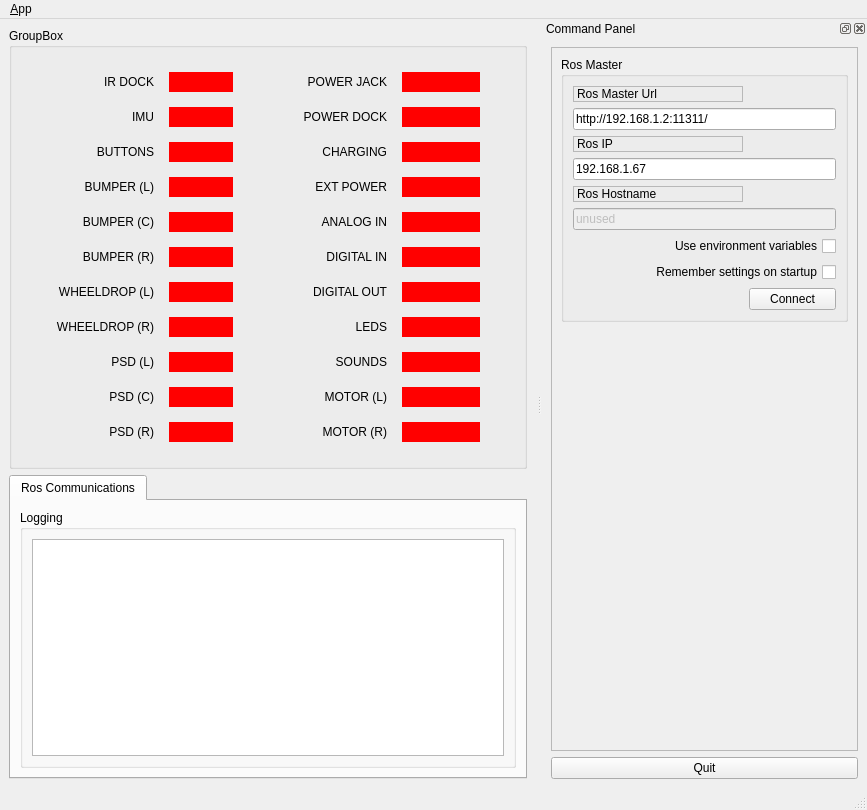
<?xml version="1.0" encoding="UTF-8"?>
<ui version="4.0">
 <class>MainWindowDesign</class>
 <widget class="QMainWindow" name="MainWindowDesign">
  <property name="geometry">
   <rect>
    <x>0</x>
    <y>0</y>
    <width>867</width>
    <height>810</height>
   </rect>
  </property>
  <property name="windowTitle">
   <string>QRosApp</string>
  </property>
  <property name="windowIcon">
   <iconset>
    <normaloff>:/images/icon.png</normaloff>:/images/icon.png</iconset>
  </property>
  <property name="locale">
   <locale language="English" country="Australia"/>
  </property>
  <widget class="QWidget" name="centralwidget">
   <layout class="QVBoxLayout" name="verticalLayout_4">
    <item>
     <widget class="QGroupBox" name="groupBox_2">
      <property name="title">
       <string>GroupBox</string>
      </property>
      <layout class="QGridLayout" name="gridLayout_2">
       <item row="0" column="0">
        <layout class="QHBoxLayout" name="horizontalLayout_3">
         <property name="spacing">
          <number>70</number>
         </property>
         <property name="leftMargin">
          <number>35</number>
         </property>
         <property name="topMargin">
          <number>15</number>
         </property>
         <property name="rightMargin">
          <number>35</number>
         </property>
         <property name="bottomMargin">
          <number>15</number>
         </property>
         <item>
          <layout class="QHBoxLayout" name="horizontalLayout_2">
           <property name="spacing">
            <number>15</number>
           </property>
           <item>
            <layout class="QVBoxLayout" name="verticalLayout_1">
             <item>
              <widget class="QLabel" name="label_4">
               <property name="text">
                <string>IR DOCK</string>
               </property>
               <property name="alignment">
                <set>Qt::AlignRight|Qt::AlignTrailing|Qt::AlignVCenter</set>
               </property>
              </widget>
             </item>
             <item>
              <widget class="QLabel" name="label_6">
               <property name="text">
                <string>IMU</string>
               </property>
               <property name="alignment">
                <set>Qt::AlignRight|Qt::AlignTrailing|Qt::AlignVCenter</set>
               </property>
              </widget>
             </item>
             <item>
              <widget class="QLabel" name="label_7">
               <property name="text">
                <string>BUTTONS</string>
               </property>
               <property name="alignment">
                <set>Qt::AlignRight|Qt::AlignTrailing|Qt::AlignVCenter</set>
               </property>
              </widget>
             </item>
             <item>
              <widget class="QLabel" name="label_9">
               <property name="text">
                <string>BUMPER (L)</string>
               </property>
               <property name="alignment">
                <set>Qt::AlignRight|Qt::AlignTrailing|Qt::AlignVCenter</set>
               </property>
              </widget>
             </item>
             <item>
              <widget class="QLabel" name="label_8">
               <property name="text">
                <string>BUMPER (C)</string>
               </property>
               <property name="alignment">
                <set>Qt::AlignRight|Qt::AlignTrailing|Qt::AlignVCenter</set>
               </property>
              </widget>
             </item>
             <item>
              <widget class="QLabel" name="label_10">
               <property name="text">
                <string>BUMPER (R)</string>
               </property>
               <property name="alignment">
                <set>Qt::AlignRight|Qt::AlignTrailing|Qt::AlignVCenter</set>
               </property>
              </widget>
             </item>
             <item>
              <widget class="QLabel" name="label_12">
               <property name="text">
                <string>WHEELDROP (L)</string>
               </property>
               <property name="alignment">
                <set>Qt::AlignRight|Qt::AlignTrailing|Qt::AlignVCenter</set>
               </property>
              </widget>
             </item>
             <item>
              <widget class="QLabel" name="label_14">
               <property name="text">
                <string>WHEELDROP (R)</string>
               </property>
               <property name="alignment">
                <set>Qt::AlignRight|Qt::AlignTrailing|Qt::AlignVCenter</set>
               </property>
              </widget>
             </item>
             <item>
              <widget class="QLabel" name="label_11">
               <property name="text">
                <string>PSD (L)</string>
               </property>
               <property name="alignment">
                <set>Qt::AlignRight|Qt::AlignTrailing|Qt::AlignVCenter</set>
               </property>
              </widget>
             </item>
             <item>
              <widget class="QLabel" name="label_13">
               <property name="text">
                <string>PSD (C)</string>
               </property>
               <property name="alignment">
                <set>Qt::AlignRight|Qt::AlignTrailing|Qt::AlignVCenter</set>
               </property>
              </widget>
             </item>
             <item>
              <widget class="QLabel" name="label_5">
               <property name="text">
                <string>PSD (R)</string>
               </property>
               <property name="alignment">
                <set>Qt::AlignRight|Qt::AlignTrailing|Qt::AlignVCenter</set>
               </property>
              </widget>
             </item>
            </layout>
           </item>
           <item>
            <layout class="QVBoxLayout" name="verticalLayout_5">
             <item>
              <widget class="QWidget" name="ir_dock_widget" native="true">
               <property name="minimumSize">
                <size>
                 <width>50</width>
                 <height>20</height>
                </size>
               </property>
               <property name="styleSheet">
                <string notr="true">background-color: rgb(255, 0, 0);</string>
               </property>
              </widget>
             </item>
             <item>
              <widget class="QWidget" name="imu_dev_widget" native="true">
               <property name="minimumSize">
                <size>
                 <width>50</width>
                 <height>20</height>
                </size>
               </property>
               <property name="styleSheet">
                <string notr="true">background-color: rgb(255, 0, 0);</string>
               </property>
              </widget>
             </item>
             <item>
              <widget class="QWidget" name="buttons_widget" native="true">
               <property name="minimumSize">
                <size>
                 <width>50</width>
                 <height>20</height>
                </size>
               </property>
               <property name="styleSheet">
                <string notr="true">background-color: rgb(255, 0, 0);</string>
               </property>
              </widget>
             </item>
             <item>
              <widget class="QWidget" name="bumper_l_widget" native="true">
               <property name="minimumSize">
                <size>
                 <width>50</width>
                 <height>20</height>
                </size>
               </property>
               <property name="styleSheet">
                <string notr="true">background-color: rgb(255, 0, 0);</string>
               </property>
              </widget>
             </item>
             <item>
              <widget class="QWidget" name="bumper_c_widget" native="true">
               <property name="minimumSize">
                <size>
                 <width>50</width>
                 <height>20</height>
                </size>
               </property>
               <property name="styleSheet">
                <string notr="true">background-color: rgb(255, 0, 0);</string>
               </property>
              </widget>
             </item>
             <item>
              <widget class="QWidget" name="bumper_r_widget" native="true">
               <property name="minimumSize">
                <size>
                 <width>50</width>
                 <height>20</height>
                </size>
               </property>
               <property name="styleSheet">
                <string notr="true">background-color: rgb(255, 0, 0);</string>
               </property>
              </widget>
             </item>
             <item>
              <widget class="QWidget" name="w_drop_l_widget" native="true">
               <property name="minimumSize">
                <size>
                 <width>50</width>
                 <height>20</height>
                </size>
               </property>
               <property name="styleSheet">
                <string notr="true">background-color: rgb(255, 0, 0);</string>
               </property>
              </widget>
             </item>
             <item>
              <widget class="QWidget" name="w_drop_r_widget" native="true">
               <property name="minimumSize">
                <size>
                 <width>50</width>
                 <height>20</height>
                </size>
               </property>
               <property name="autoFillBackground">
                <bool>false</bool>
               </property>
               <property name="styleSheet">
                <string notr="true">background-color: rgb(255, 0, 0);</string>
               </property>
              </widget>
             </item>
             <item>
              <widget class="QWidget" name="cliff_l_widget" native="true">
               <property name="minimumSize">
                <size>
                 <width>50</width>
                 <height>20</height>
                </size>
               </property>
               <property name="styleSheet">
                <string notr="true">background-color: rgb(255, 0, 0);</string>
               </property>
              </widget>
             </item>
             <item>
              <widget class="QWidget" name="cliff_c_widget" native="true">
               <property name="minimumSize">
                <size>
                 <width>50</width>
                 <height>20</height>
                </size>
               </property>
               <property name="styleSheet">
                <string notr="true">background-color: rgb(255, 0, 0);</string>
               </property>
              </widget>
             </item>
             <item>
              <widget class="QWidget" name="cliff_r_widget" native="true">
               <property name="minimumSize">
                <size>
                 <width>50</width>
                 <height>20</height>
                </size>
               </property>
               <property name="styleSheet">
                <string notr="true">background-color: rgb(255, 0, 0);</string>
               </property>
              </widget>
             </item>
            </layout>
           </item>
          </layout>
         </item>
         <item>
          <layout class="QHBoxLayout" name="horizontalLayout">
           <property name="spacing">
            <number>15</number>
           </property>
           <item>
            <layout class="QVBoxLayout" name="verticalLayout_6">
             <item>
              <widget class="QLabel" name="label_15">
               <property name="text">
                <string>POWER JACK</string>
               </property>
               <property name="alignment">
                <set>Qt::AlignRight|Qt::AlignTrailing|Qt::AlignVCenter</set>
               </property>
               <property name="margin">
                <number>0</number>
               </property>
              </widget>
             </item>
             <item>
              <widget class="QLabel" name="label_16">
               <property name="text">
                <string>POWER DOCK</string>
               </property>
               <property name="alignment">
                <set>Qt::AlignRight|Qt::AlignTrailing|Qt::AlignVCenter</set>
               </property>
               <property name="margin">
                <number>0</number>
               </property>
              </widget>
             </item>
             <item>
              <widget class="QLabel" name="label_17">
               <property name="text">
                <string>CHARGING</string>
               </property>
               <property name="alignment">
                <set>Qt::AlignRight|Qt::AlignTrailing|Qt::AlignVCenter</set>
               </property>
               <property name="margin">
                <number>0</number>
               </property>
              </widget>
             </item>
             <item>
              <widget class="QLabel" name="label_18">
               <property name="text">
                <string>EXT POWER</string>
               </property>
               <property name="alignment">
                <set>Qt::AlignRight|Qt::AlignTrailing|Qt::AlignVCenter</set>
               </property>
               <property name="margin">
                <number>0</number>
               </property>
              </widget>
             </item>
             <item>
              <widget class="QLabel" name="label_19">
               <property name="text">
                <string>ANALOG IN</string>
               </property>
               <property name="alignment">
                <set>Qt::AlignRight|Qt::AlignTrailing|Qt::AlignVCenter</set>
               </property>
               <property name="margin">
                <number>0</number>
               </property>
              </widget>
             </item>
             <item>
              <widget class="QLabel" name="label_20">
               <property name="text">
                <string>DIGITAL IN</string>
               </property>
               <property name="alignment">
                <set>Qt::AlignRight|Qt::AlignTrailing|Qt::AlignVCenter</set>
               </property>
               <property name="margin">
                <number>0</number>
               </property>
              </widget>
             </item>
             <item>
              <widget class="QLabel" name="label_21">
               <property name="text">
                <string>DIGITAL OUT</string>
               </property>
               <property name="alignment">
                <set>Qt::AlignRight|Qt::AlignTrailing|Qt::AlignVCenter</set>
               </property>
               <property name="margin">
                <number>0</number>
               </property>
              </widget>
             </item>
             <item>
              <widget class="QLabel" name="label_22">
               <property name="text">
                <string>LEDS</string>
               </property>
               <property name="alignment">
                <set>Qt::AlignRight|Qt::AlignTrailing|Qt::AlignVCenter</set>
               </property>
               <property name="margin">
                <number>0</number>
               </property>
              </widget>
             </item>
             <item>
              <widget class="QLabel" name="label_23">
               <property name="text">
                <string>SOUNDS</string>
               </property>
               <property name="alignment">
                <set>Qt::AlignRight|Qt::AlignTrailing|Qt::AlignVCenter</set>
               </property>
               <property name="margin">
                <number>0</number>
               </property>
              </widget>
             </item>
             <item>
              <widget class="QLabel" name="label_24">
               <property name="text">
                <string>MOTOR (L)</string>
               </property>
               <property name="alignment">
                <set>Qt::AlignRight|Qt::AlignTrailing|Qt::AlignVCenter</set>
               </property>
               <property name="margin">
                <number>0</number>
               </property>
              </widget>
             </item>
             <item>
              <widget class="QLabel" name="label_25">
               <property name="text">
                <string>MOTOR (R)</string>
               </property>
               <property name="alignment">
                <set>Qt::AlignRight|Qt::AlignTrailing|Qt::AlignVCenter</set>
               </property>
               <property name="margin">
                <number>0</number>
               </property>
              </widget>
             </item>
            </layout>
           </item>
           <item>
            <layout class="QVBoxLayout" name="verticalLayout_7">
             <item>
              <widget class="QWidget" name="pwr_jack_widget" native="true">
               <property name="minimumSize">
                <size>
                 <width>50</width>
                 <height>20</height>
                </size>
               </property>
               <property name="styleSheet">
                <string notr="true">background-color: rgb(255, 0, 0);</string>
               </property>
              </widget>
             </item>
             <item>
              <widget class="QWidget" name="pwr_dock_widget" native="true">
               <property name="minimumSize">
                <size>
                 <width>50</width>
                 <height>20</height>
                </size>
               </property>
               <property name="styleSheet">
                <string notr="true">background-color: rgb(255, 0, 0);</string>
               </property>
              </widget>
             </item>
             <item>
              <widget class="QWidget" name="charging_widget" native="true">
               <property name="minimumSize">
                <size>
                 <width>50</width>
                 <height>20</height>
                </size>
               </property>
               <property name="styleSheet">
                <string notr="true">background-color: rgb(255, 0, 0);</string>
               </property>
              </widget>
             </item>
             <item>
              <widget class="QWidget" name="ext_pwr_widget" native="true">
               <property name="minimumSize">
                <size>
                 <width>50</width>
                 <height>20</height>
                </size>
               </property>
               <property name="styleSheet">
                <string notr="true">background-color: rgb(255, 0, 0);</string>
               </property>
              </widget>
             </item>
             <item>
              <widget class="QWidget" name="a_input_widget" native="true">
               <property name="minimumSize">
                <size>
                 <width>50</width>
                 <height>20</height>
                </size>
               </property>
               <property name="styleSheet">
                <string notr="true">background-color: rgb(255, 0, 0);</string>
               </property>
              </widget>
             </item>
             <item>
              <widget class="QWidget" name="d_input_widget" native="true">
               <property name="minimumSize">
                <size>
                 <width>50</width>
                 <height>20</height>
                </size>
               </property>
               <property name="styleSheet">
                <string notr="true">background-color: rgb(255, 0, 0);</string>
               </property>
              </widget>
             </item>
             <item>
              <widget class="QWidget" name="d_output_widget" native="true">
               <property name="minimumSize">
                <size>
                 <width>50</width>
                 <height>20</height>
                </size>
               </property>
               <property name="styleSheet">
                <string notr="true">background-color: rgb(255, 0, 0);</string>
               </property>
              </widget>
             </item>
             <item>
              <widget class="QWidget" name="leds_widget" native="true">
               <property name="minimumSize">
                <size>
                 <width>50</width>
                 <height>20</height>
                </size>
               </property>
               <property name="styleSheet">
                <string notr="true">background-color: rgb(255, 0, 0);</string>
               </property>
              </widget>
             </item>
             <item>
              <widget class="QWidget" name="sounds_widget" native="true">
               <property name="minimumSize">
                <size>
                 <width>50</width>
                 <height>20</height>
                </size>
               </property>
               <property name="styleSheet">
                <string notr="true">background-color: rgb(255, 0, 0);</string>
               </property>
              </widget>
             </item>
             <item>
              <widget class="QWidget" name="motor_l_widget" native="true">
               <property name="minimumSize">
                <size>
                 <width>50</width>
                 <height>20</height>
                </size>
               </property>
               <property name="styleSheet">
                <string notr="true">background-color: rgb(255, 0, 0);</string>
               </property>
              </widget>
             </item>
             <item>
              <widget class="QWidget" name="motor_r_widget" native="true">
               <property name="minimumSize">
                <size>
                 <width>50</width>
                 <height>20</height>
                </size>
               </property>
               <property name="styleSheet">
                <string notr="true">background-color: rgb(255, 0, 0);</string>
               </property>
              </widget>
             </item>
            </layout>
           </item>
          </layout>
         </item>
        </layout>
       </item>
      </layout>
     </widget>
    </item>
    <item>
     <widget class="QTabWidget" name="tab_manager">
      <property name="minimumSize">
       <size>
        <width>100</width>
        <height>0</height>
       </size>
      </property>
      <property name="locale">
       <locale language="English" country="Australia"/>
      </property>
      <property name="currentIndex">
       <number>0</number>
      </property>
      <widget class="QWidget" name="tab_status">
       <attribute name="title">
        <string>Ros Communications</string>
       </attribute>
       <layout class="QVBoxLayout" name="verticalLayout_2">
        <item>
         <widget class="QGroupBox" name="groupBox_12">
          <property name="sizePolicy">
           <sizepolicy hsizetype="MinimumExpanding" vsizetype="Preferred">
            <horstretch>0</horstretch>
            <verstretch>0</verstretch>
           </sizepolicy>
          </property>
          <property name="title">
           <string>Logging</string>
          </property>
          <layout class="QGridLayout" name="gridLayout_3">
           <item row="0" column="0">
            <widget class="QListWidget" name="view_logging"/>
           </item>
          </layout>
         </widget>
        </item>
       </layout>
      </widget>
     </widget>
    </item>
   </layout>
  </widget>
  <widget class="QMenuBar" name="menubar">
   <property name="geometry">
    <rect>
     <x>0</x>
     <y>0</y>
     <width>867</width>
     <height>20</height>
    </rect>
   </property>
   <widget class="QMenu" name="menu_File">
    <property name="title">
     <string>&amp;App</string>
    </property>
    <addaction name="action_Preferences"/>
    <addaction name="separator"/>
    <addaction name="actionAbout"/>
    <addaction name="actionAbout_Qt"/>
    <addaction name="separator"/>
    <addaction name="action_Quit"/>
   </widget>
   <addaction name="menu_File"/>
  </widget>
  <widget class="QStatusBar" name="statusbar"/>
  <widget class="QDockWidget" name="dock_status">
   <property name="sizePolicy">
    <sizepolicy hsizetype="Minimum" vsizetype="Preferred">
     <horstretch>0</horstretch>
     <verstretch>0</verstretch>
    </sizepolicy>
   </property>
   <property name="minimumSize">
    <size>
     <width>325</width>
     <height>368</height>
    </size>
   </property>
   <property name="allowedAreas">
    <set>Qt::RightDockWidgetArea</set>
   </property>
   <property name="windowTitle">
    <string>Command Panel</string>
   </property>
   <attribute name="dockWidgetArea">
    <number>2</number>
   </attribute>
   <widget class="QWidget" name="dockWidgetContents_2">
    <layout class="QVBoxLayout" name="verticalLayout">
     <item>
      <widget class="QFrame" name="frame">
       <property name="sizePolicy">
        <sizepolicy hsizetype="Minimum" vsizetype="Preferred">
         <horstretch>0</horstretch>
         <verstretch>0</verstretch>
        </sizepolicy>
       </property>
       <property name="frameShape">
        <enum>QFrame::StyledPanel</enum>
       </property>
       <property name="frameShadow">
        <enum>QFrame::Raised</enum>
       </property>
       <layout class="QVBoxLayout" name="verticalLayout_3">
        <item>
         <widget class="QGroupBox" name="groupBox">
          <property name="title">
           <string>Ros Master</string>
          </property>
          <layout class="QGridLayout" name="gridLayout">
           <item row="0" column="0">
            <widget class="QLabel" name="label">
             <property name="frameShape">
              <enum>QFrame::StyledPanel</enum>
             </property>
             <property name="frameShadow">
              <enum>QFrame::Raised</enum>
             </property>
             <property name="text">
              <string>Ros Master Url</string>
             </property>
            </widget>
           </item>
           <item row="1" column="0" colspan="2">
            <widget class="QLineEdit" name="line_edit_master">
             <property name="text">
              <string>http://192.168.1.2:11311/</string>
             </property>
            </widget>
           </item>
           <item row="2" column="0">
            <widget class="QLabel" name="label_2">
             <property name="frameShape">
              <enum>QFrame::StyledPanel</enum>
             </property>
             <property name="frameShadow">
              <enum>QFrame::Raised</enum>
             </property>
             <property name="text">
              <string>Ros IP</string>
             </property>
            </widget>
           </item>
           <item row="3" column="0" colspan="2">
            <widget class="QLineEdit" name="line_edit_host">
             <property name="text">
              <string>192.168.1.67</string>
             </property>
            </widget>
           </item>
           <item row="4" column="0">
            <widget class="QLabel" name="label_3">
             <property name="frameShape">
              <enum>QFrame::StyledPanel</enum>
             </property>
             <property name="frameShadow">
              <enum>QFrame::Raised</enum>
             </property>
             <property name="text">
              <string>Ros Hostname</string>
             </property>
            </widget>
           </item>
           <item row="5" column="0" colspan="2">
            <widget class="QLineEdit" name="line_edit_topic">
             <property name="enabled">
              <bool>false</bool>
             </property>
             <property name="text">
              <string>unused</string>
             </property>
            </widget>
           </item>
           <item row="6" column="0" colspan="2">
            <widget class="QCheckBox" name="checkbox_use_environment">
             <property name="layoutDirection">
              <enum>Qt::RightToLeft</enum>
             </property>
             <property name="text">
              <string>Use environment variables</string>
             </property>
            </widget>
           </item>
           <item row="7" column="0" colspan="2">
            <widget class="QCheckBox" name="checkbox_remember_settings">
             <property name="layoutDirection">
              <enum>Qt::RightToLeft</enum>
             </property>
             <property name="text">
              <string>Remember settings on startup</string>
             </property>
            </widget>
           </item>
           <item row="8" column="0">
            <spacer name="horizontalSpacer">
             <property name="orientation">
              <enum>Qt::Horizontal</enum>
             </property>
             <property name="sizeHint" stdset="0">
              <size>
               <width>170</width>
               <height>21</height>
              </size>
             </property>
            </spacer>
           </item>
           <item row="8" column="1">
            <widget class="QPushButton" name="button_connect">
             <property name="enabled">
              <bool>true</bool>
             </property>
             <property name="sizePolicy">
              <sizepolicy hsizetype="MinimumExpanding" vsizetype="Fixed">
               <horstretch>0</horstretch>
               <verstretch>0</verstretch>
              </sizepolicy>
             </property>
             <property name="toolTip">
              <string>Set the target to the current joint trajectory state.</string>
             </property>
             <property name="statusTip">
              <string>Clear all waypoints and set the target to the current joint trajectory state.</string>
             </property>
             <property name="text">
              <string>Connect</string>
             </property>
            </widget>
           </item>
          </layout>
         </widget>
        </item>
        <item>
         <spacer name="verticalSpacer_3">
          <property name="orientation">
           <enum>Qt::Vertical</enum>
          </property>
          <property name="sizeHint" stdset="0">
           <size>
            <width>20</width>
            <height>233</height>
           </size>
          </property>
         </spacer>
        </item>
       </layout>
      </widget>
     </item>
     <item>
      <widget class="QPushButton" name="quit_button">
       <property name="sizePolicy">
        <sizepolicy hsizetype="MinimumExpanding" vsizetype="Fixed">
         <horstretch>0</horstretch>
         <verstretch>0</verstretch>
        </sizepolicy>
       </property>
       <property name="text">
        <string>Quit</string>
       </property>
      </widget>
     </item>
    </layout>
   </widget>
  </widget>
  <action name="action_Quit">
   <property name="text">
    <string>&amp;Quit</string>
   </property>
   <property name="shortcut">
    <string>Ctrl+Q</string>
   </property>
   <property name="shortcutContext">
    <enum>Qt::ApplicationShortcut</enum>
   </property>
  </action>
  <action name="action_Preferences">
   <property name="text">
    <string>&amp;Preferences</string>
   </property>
  </action>
  <action name="actionAbout">
   <property name="text">
    <string>&amp;About</string>
   </property>
  </action>
  <action name="actionAbout_Qt">
   <property name="text">
    <string>About &amp;Qt</string>
   </property>
  </action>
 </widget>
 <resources/>
 <connections>
  <connection>
   <sender>action_Quit</sender>
   <signal>triggered()</signal>
   <receiver>MainWindowDesign</receiver>
   <slot>close()</slot>
   <hints>
    <hint type="sourcelabel">
     <x>-1</x>
     <y>-1</y>
    </hint>
    <hint type="destinationlabel">
     <x>399</x>
     <y>299</y>
    </hint>
   </hints>
  </connection>
  <connection>
   <sender>quit_button</sender>
   <signal>clicked()</signal>
   <receiver>MainWindowDesign</receiver>
   <slot>close()</slot>
   <hints>
    <hint type="sourcelabel">
     <x>859</x>
     <y>552</y>
    </hint>
    <hint type="destinationlabel">
     <x>469</x>
     <y>299</y>
    </hint>
   </hints>
  </connection>
 </connections>
</ui>
